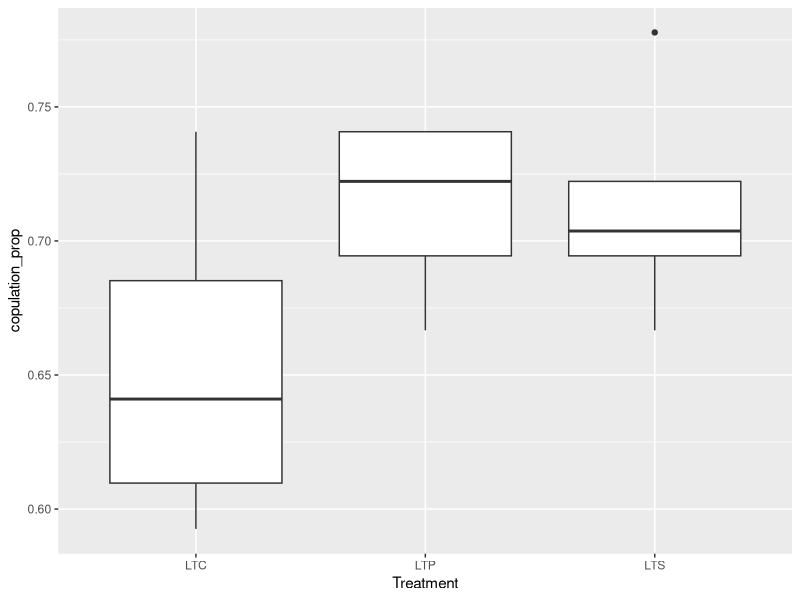
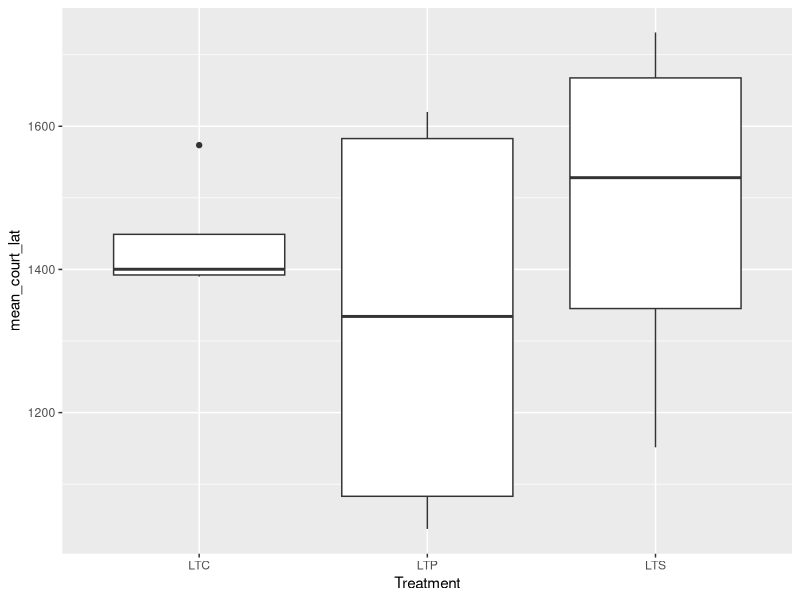
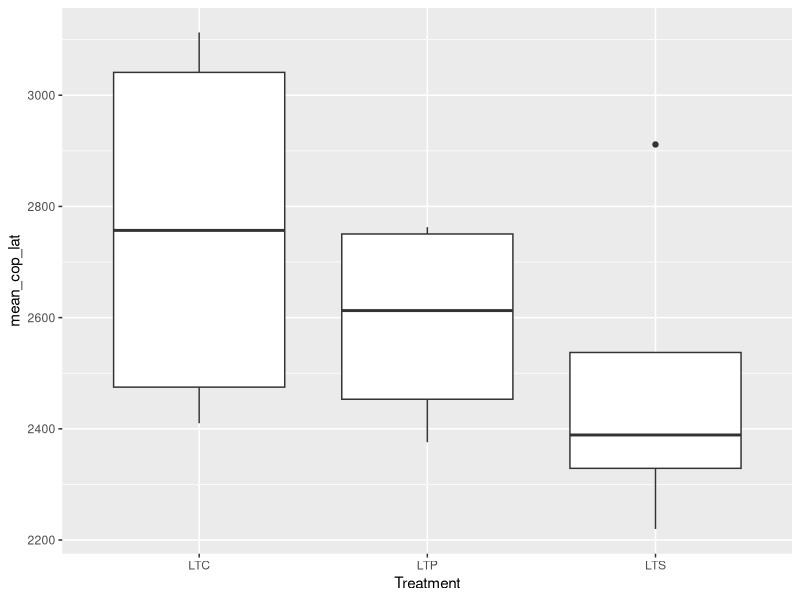
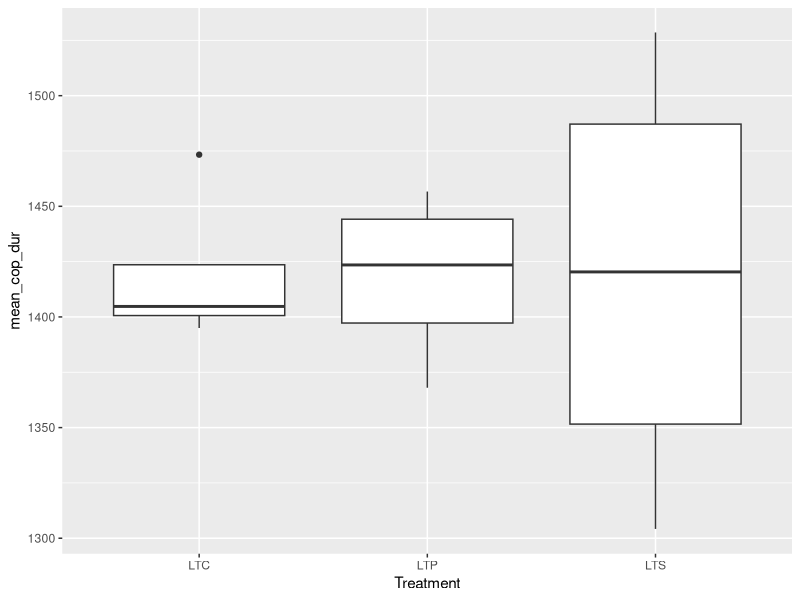
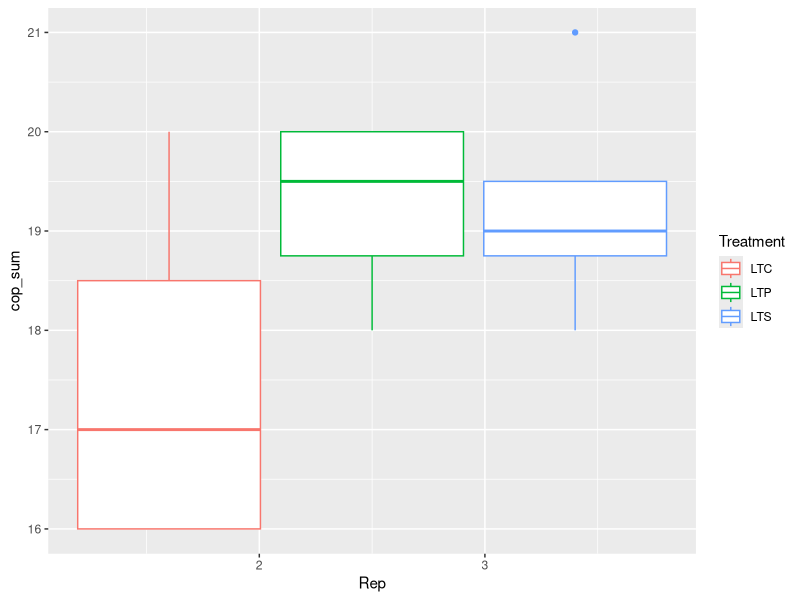
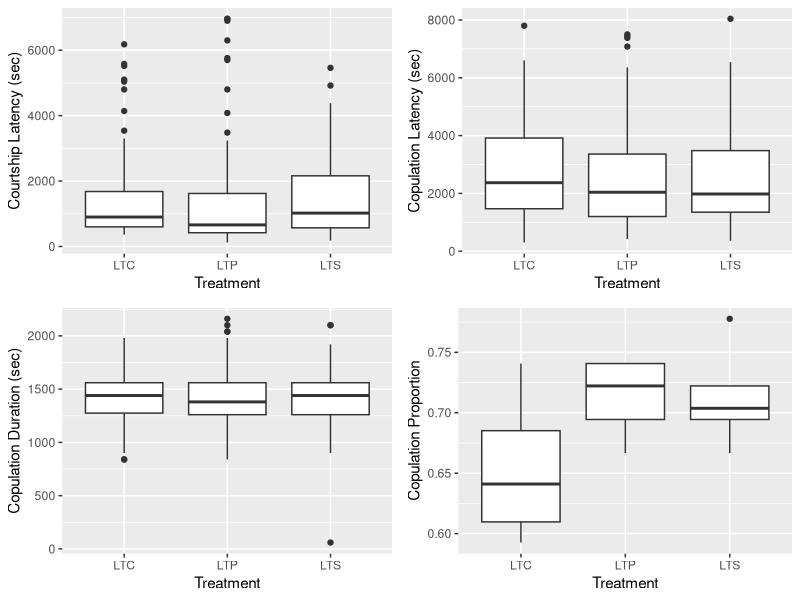
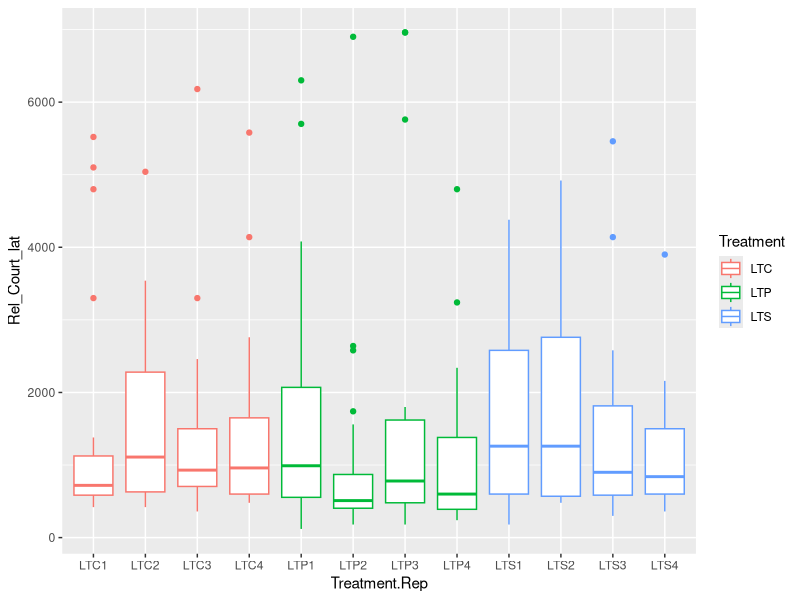
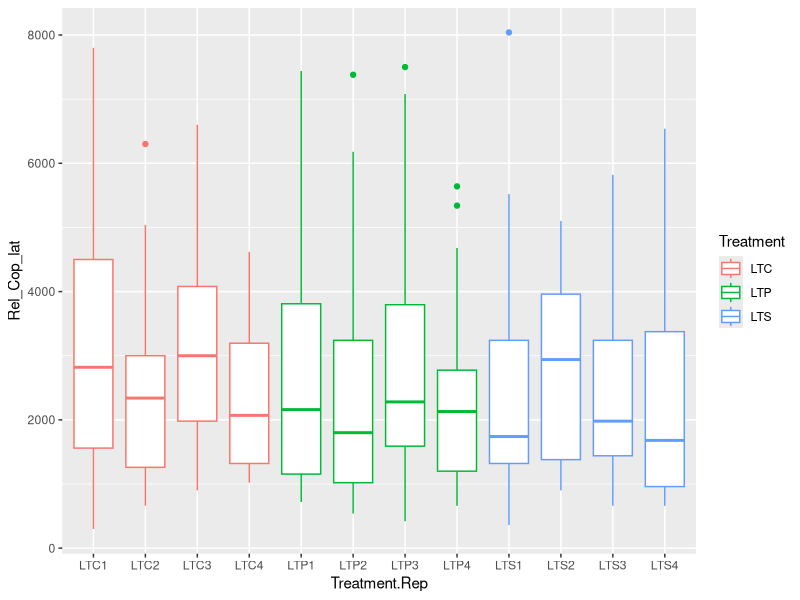

Recreate these plots in R, in order. (Note: this script raises an error after producing the figures.)
# Data from Abhijna of the long term populations and their courtship and copulation data

library(ggplot2)
library(dplyr)
library(tidyr)
library(lme4)
library(effects)
#library(lme4)
#library(car)


#Multiplots: to join plots together
#From: http://www.cookbook-r.com/Graphs/Multiple_graphs_on_one_page_(ggplot2)/

multiplot <- function(..., plotlist=NULL, file, cols=1, layout=NULL) {
  library(grid)
  
  # Make a list from the ... arguments and plotlist
  plots <- c(list(...), plotlist)
  
  numPlots = length(plots)
  
  # If layout is NULL, then use 'cols' to determine layout
  if (is.null(layout)) {
    # Make the panel
    # ncol: Number of columns of plots
    # nrow: Number of rows needed, calculated from # of cols
    layout <- matrix(seq(1, cols * ceiling(numPlots/cols)),
                     ncol = cols, nrow = ceiling(numPlots/cols))
  }
  
  if (numPlots==1) {
    print(plots[[1]])
    
  } else {
    # Set up the page
    grid.newpage()
    pushViewport(viewport(layout = grid.layout(nrow(layout), ncol(layout))))
    
    # Make each plot, in the correct location
    for (i in 1:numPlots) {
      # Get the i,j matrix positions of the regions that contain this subplot
      matchidx <- as.data.frame(which(layout == i, arr.ind = TRUE))
      
      print(plots[[i]], vp = viewport(layout.pos.row = matchidx$row,
                                      layout.pos.col = matchidx$col))
    }
  }
}
#Change working directory to the Data folder (if from script folder to start)!
#setwd("~/Bioinformatics/Long_Term_Data/Data_LongTermPopulationExperiments_Git/PredationCourtship/data")
AP_evolved_data <- read.csv("AP_EvolvedPopCourtshipCopulation_2014.csv", h=T)
AP_start <- AP_evolved_data

#Start time of agebin 4 not recorded: so removed
AP_evolved_data <- AP_evolved_data[-which(AP_evolved_data$Bin4 == "" & AP_evolved_data$AgeBin =="4"),]
#Make relative start times:
head(AP_evolved_data)
AP_evolved_data$StartTime <- as.difftime(as.character(AP_evolved_data$StartTime), format = "%H:%M", units = "secs")

AP_evolved_data$CourtshipLatency <- as.difftime(as.character(AP_evolved_data$CourtshipLatency), format = "%H:%M", units = "secs")

AP_evolved_data$Bin2 <- as.difftime(as.character(AP_evolved_data$Bin2), format = "%H:%M", units = "secs")

AP_evolved_data$Bin3 <- as.difftime(as.character(AP_evolved_data$Bin3), format = "%H:%M", units = "secs")

AP_evolved_data$Bin4 <- as.difftime(as.character(AP_evolved_data$Bin4), format = "%H:%M", units = "secs")

AP_evolved_data$CopulationLatency <- as.difftime(as.character(AP_evolved_data$CopulationLatency), format = "%H:%M", units = "secs")

AP_evolved_data$CopulationDuration <- as.difftime(as.character(AP_evolved_data$CopulationDuration), format = "%H:%M", units = "secs")

head(AP_evolved_data)
#Needs to be based on the age bin start time!
AP_evolved_data$CourtshipLatency <- with(AP_evolved_data, CourtshipLatency - StartTime)

AP_evolved_data$CopulationLatency <- with(AP_evolved_data, CopulationLatency - StartTime)

#Wrong: should be from time of copulation latency!
AP_evolved_data$CopulationDuration <- with(AP_evolved_data, CopulationDuration - StartTime)

AP_evolved_data$Bin2 <- with(AP_evolved_data, Bin2 - StartTime)
AP_evolved_data$Bin3 <- with(AP_evolved_data, Bin3 - StartTime)
AP_evolved_data$Bin4 <- with(AP_evolved_data, Bin4 - StartTime)
AP_evolved_data$Bin1 <- with(AP_evolved_data, StartTime - StartTime)
head(AP_evolved_data)

#Relative start times for each thing

#AP_evolved_data$Bin1 <- AP_evolved_data$StartTime

AP_evolved_data <- within(AP_evolved_data, { 
  Rel_Court_lat = ifelse (AgeBin == 1, CourtshipLatency-Bin1, ifelse(AgeBin == 2, CourtshipLatency-Bin2, ifelse(AgeBin == 3, CourtshipLatency-Bin3, ifelse(AgeBin == 4, CourtshipLatency-Bin4, 0))))})


AP_evolved_data <- within(AP_evolved_data, { 
  Rel_Cop_lat = ifelse (AgeBin == 1, CopulationLatency-Bin1, ifelse(AgeBin == 2, CopulationLatency-Bin2, ifelse(AgeBin == 3, CopulationLatency-Bin3, ifelse(AgeBin == 4, CopulationLatency-Bin4, 0))))})

#Wrong: should be after copulation latency!
#AP_evolved_data <- within(AP_evolved_data, { 
#  Rel_Cop_dur = ifelse (AgeBin == 1, CopulationDuration-Bin1, ifelse(AgeBin == 2, CopulationDuration-Bin2, ifelse(AgeBin == 3, CopulationDuration-Bin3, ifelse(AgeBin == 4, CopulationDuration-Bin4, 0))))})
AP_evolved_data$Rel_Cop_dur <- AP_evolved_data$CopulationDuration - AP_evolved_data$CopulationLatency 

head(AP_evolved_data)
#New Data frame with only important data:
AP_Data <- subset(AP_evolved_data, select = c(Treatment, Rep, Rel_Court_lat, Rel_Cop_lat, Rel_Cop_dur, Copulation, Temperature, Humidity, Date, AgeBin))

#AP_court_lat <- subset(AP_Data, select = c(Treatment, Rep, Rel_Court_lat))
#AP_cop_dur <- subset(AP_Data, select = c(Treatment, Rep, Rel_Cop_dur))
#AP_cop_lat <- subset(AP_Data, select = c(Treatment, Rep, Rel_Cop_lat))


#AP_evolved_data <- AP_evolved_data[-which(AP_evolved_data$Bin4 == "" & AP_evolved_data$AgeBin =="4"),]

#AP_court_lat <- AP_court_lat[-which(AP_court_lat$Rel_Court_lat == ""),]
#AP_cop_lat <- AP_cop_lat[-which(AP_cop_lat$Rel_Cop_lat ==""),]
#AP_cop_dur <- AP_cop_dur[-which(AP_cop_dur$Rel_Cop_dur ==""),]

AP_groups <-AP_Data %>%
  group_by(Treatment, Rep) %>%
  summarise(copulation_prop=sum(Copulation/(n())), mean_court_lat= mean(Rel_Court_lat, na.rm = TRUE), mean_cop_lat = mean(Rel_Cop_lat, na.rm=TRUE), mean_cop_dur = mean(Rel_Cop_dur, na.rm=TRUE), cop_sum=sum(Copulation))

p1 <- ggplot(AP_groups, aes(x = Treatment, y = copulation_prop))
p2 <- ggplot(AP_groups, aes(x=Treatment, y = mean_court_lat))
p3 <- ggplot(AP_groups, aes(x=Treatment, y = mean_cop_lat))
p4 <- ggplot(AP_groups, aes(x=Treatment, y = mean_cop_dur))
p5 <- ggplot(AP_groups, aes(x=Rep, y=cop_sum, colour=Treatment))

#p1+geom_point()
p1+geom_boxplot()

#p2+geom_point()
p2+geom_boxplot()

#p3+geom_point()
p3+geom_boxplot()

#p4+geom_point()
p4+geom_boxplot()

#p5+geom_point()
p5+geom_boxplot()


#head(AP_Data)

AP_Data$Rep <- as.factor(AP_Data$Rep)

p6 <- ggplot(AP_Data, aes(x = Treatment, y = Rel_Court_lat))
p7 <- ggplot(AP_Data, aes(x=Treatment, y = Rel_Cop_lat))
p8 <- ggplot(AP_Data, aes(x=Treatment, y = Rel_Cop_dur))
p9 <- ggplot(AP_Data, aes(x=Treatment, y = Copulation), ylab("Copulation"))

#Units are millisecond (1sec = 1000 milliseconds ((something not right)))
aaa <- p6+geom_boxplot() +
  ylab("Courtship Latency (sec)")
bbb <- p7+geom_boxplot() +
  ylab("Copulation Latency (sec)")
ccc <- p8+geom_boxplot() +
  ylab("Copulation Duration (sec)")
ddd <- p1+geom_boxplot() +
  ylab("Copulation Proportion")

multiplot(aaa,ccc,bbb, ddd, cols=2)

AP_Data$Treatment.Rep <- with(AP_Data, paste0(Treatment, Rep))
AP_groups$Treatment.Rep <- with(AP_groups, paste0(Treatment, Rep))
p10 <- ggplot(AP_Data, aes(x = Treatment.Rep, y = Rel_Court_lat, colour = Treatment))
p11 <- ggplot(AP_Data, aes(x=Treatment.Rep, y = Rel_Cop_lat, colour=Treatment))
p12<- ggplot(AP_Data, aes(x=Treatment.Rep, y = Rel_Cop_dur, colour = Treatment))

p10+geom_boxplot()
p11+geom_boxplot()
p12+geom_boxplot()

head(AP_Data)

#Models
AP_Data$Rep <- as.numeric(AP_Data$Rep)
mod_court <- lmer(Rel_Court_lat ~ 1 + Treatment + Rep + Temperature + Humidity + (1|Date), data = AP_Data)
summary(mod_court)
car::Anova(mod_court)
plot(allEffects(mod_court))

mod_court_plot <- lmer(Rel_Court_lat ~ 1 + Treatment + (1|Date), data = AP_Data)
plot(allEffects(mod_court_plot))
mod_copl_plot <- lmer(Rel_Cop_lat ~ 1 + Treatment + (1|Date), data = AP_Data)
plot(allEffects(mod_copl_plot))
mod_copd_plot <- lmer(Rel_Cop_dur ~ 1 + Treatment + (1|Date), data = AP_Data)
plot(allEffects(mod_copd_plot))
mod_cop_count <- lmer(Copulation ~ 1+ Treatment + (1|Date), data=AP_Data)
head(AP_Data)

plot(effect("Treatment", mod_court_plot), main = "Relative Courtship Latency", ylab = "Courtship Latency (sec)", xlab = "Treatment",style="stacked",rug=F, key.args=list(space="right"), row = 1,col = 1,nrow = 2,ncol = 2, more=TRUE)
plot(effect("Treatment", mod_copl_plot), main = "Relative Copulation Latency", ylab = "Copulation Latency (sec)", xlab = "Treatment",style="stacked",rug=F, key.args=list(space="right"), row = 1,col = 2,nrow = 2,ncol = 2, more=TRUE)
plot(effect("Treatment", mod_copd_plot), main = "Relative Copulation Duration", ylab = "Copulation Duration (sec)", xlab = "Treatment",style="stacked",rug=F, key.args=list(space="right"), row = 2,col = 1,nrow = 2,ncol = 2, more=TRUE)
plot(effect("Treatment", mod_cop_count), main = "Copulation", ylab = "Copulation ", xlab = "Treatment",style="stacked",rug=F, key.args=list(space="right"), row = 2,col = 2,nrow = 2,ncol = 2)


#Works: add in all effects to correct models!


plot(effect("Treatment", mod_court_plot), main = "Courtship Latency", ylab = "Courtship Latency (sec)", xlab = "Treatment",style="stacked",rug=F, key.args=list(space="right"), row = 1,col = 1,nrow = 1,ncol = 2, more=TRUE)
plot(effect("Treatment", mod_copl_plot), main = "Copulation Latency", ylab = "Copulation Latency (sec)", xlab = "Treatment",style="stacked",rug=F, key.args=list(space="right"), row = 1,col = 2,nrow = 1,ncol = 2)

plot(effect("Treatment", mod_copd_plot), main =  "Copulation Duration", ylab = "Copulation Duration (sec)", xlab = "Treatment",style="stacked",rug=F, key.args=list(space="right"), row = 1,col = 1,nrow = 1,ncol = 2, more=TRUE)
plot(effect("Treatment", mod_cop_count), main = "Copulation Proportion", ylab = "Copulation ", xlab = "Treatment",style="stacked",rug=F, key.args=list(space="right"), row = 1,col = 2,nrow = 1,ncol = 2)
